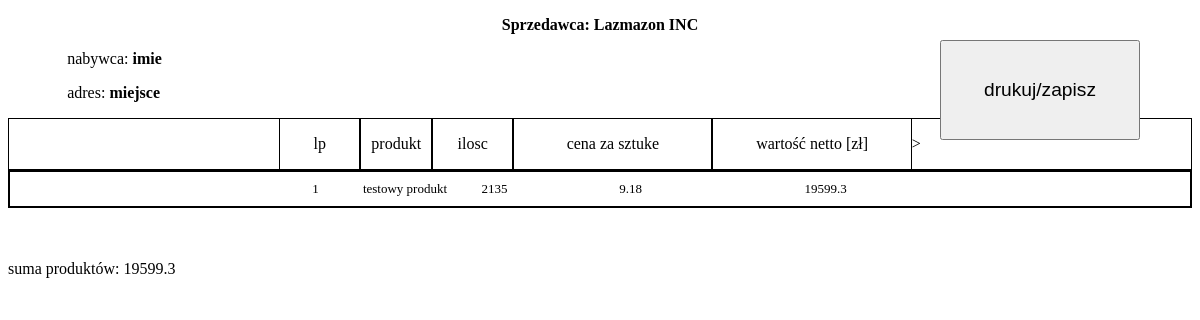
Screenshot of /faktura.php?id=13 (signed in) with the database file from the repository.
### tables this page shows
CREATE TABLE `zamuwienie` (
  `zamuwienie_id` int(11) NOT NULL,
  `konto_id` int(11) NOT NULL,
  `imie` varchar(100) NOT NULL,
  `adres` varchar(100) NOT NULL,
  `metoda_platnosci` varchar(50) NOT NULL,
  `metoda_dostawy` varchar(50) NOT NULL,
  `status` enum('przygotowywany','wysłany','odebrane') NOT NULL
);

CREATE TABLE `zamuwienia` (
  `zamuwienie_id` int(11) NOT NULL,
  `produkt_id` int(11) NOT NULL,
  `ilosc` int(10) UNSIGNED NOT NULL,
  `main` int(11) NOT NULL
);

CREATE TABLE `produkt` (
  `produkt_id` int(11) NOT NULL,
  `nazwa` varchar(100) NOT NULL,
  `cena` decimal(12,2) UNSIGNED NOT NULL,
  `cala_cena` decimal(15,2) UNSIGNED NOT NULL,
  `ilosc` int(11) UNSIGNED NOT NULL,
  `img_id` int(11) DEFAULT NULL,
  `promocja` decimal(5,0) UNSIGNED NOT NULL,
  `opis` text NOT NULL,
  `kategoria_id` int(11) NOT NULL
);

### faktura.php (the view, shortened to what this page needs)
<!DOCTYPE html>
<html lang="en">
<head>
</head>
<body>
    <?php
        $connect=@new mysqli('localhost','root','','lamazon');
    ?>
    <button id="convertButton">drukuj/zapisz</button>
    <center>
        <div class="sprzedawca">
            <p id="sprzedawca"><b>Sprzedawca: Lazmazon INC </b></p>
        </div>
    </center>
    <div class="tab">
        <?php
        $osoby = "SELECT * FROM `zamuwienie`";
        $joe = $connect->query($osoby)->fetch_assoc();
        echo "<p>nabywca:  <b>{$joe["imie"]}</b></p>
        <p>adres:  <b>{$joe["adres"]}</b></p>";
        ?>
    </div>
    <div id="dane">
        <div class="legenda">
            <p id="counter"> lp </p>
            <p id="produkt"> produkt </p>
            <p id="ilosc"> ilosc </p>
            <p id="cena"> cena za sztuke</p>
            <p id="net"> wartość netto [zł]</p>>
        </div>
        <?php
        $sql = "SELECT * FROM `zamuwienia` JOIN produkt USING(produkt_id) WHERE zamuwienie_id = {$_GET["id"]}";
        $count = 1;
        $suma = 0;
        $query = $connect->query($sql);
        while($row = $query->fetch_assoc()){
            $cena = $row["cala_cena"] * $row["ilosc"];
            echo"<div class='uslugi'>
                <p id='counter'> {$count} </p>
                <p id='produkt'> {$row["nazwa"]} </p>
                <p id='ilosc'> {$row["ilosc"]} </p>
                <p id='cena'> {$row["cala_cena"]}</p>
                <p id='net'> {$cena}</p>
            </div> ";
            $count++;
            $suma += $cena;
        }
        ?>
    </div>
    <br><br>
    <p>suma produktów: <?php echo $suma ?></p>
</body>
</html>

### faktura.php (style rules this page uses)
#convertButton { position: absolute; top: 5%; right: 5%; width: 200px; height: 100px; font-size: larger; }
.tab { margin-left: 5%; }
.legenda { display: flex; justify-content: center; align-items: center; height:50px; border: 1px solid black; }
.legenda >p { display: flex; justify-content: center; align-items: center; height: 100%; break-inside: auto; border: solid 1px black; padding: 10px; text-align: center; padding-bottom: 0; padding-top: 0; margin: 0; }
.uslugi { display: flex; justify-content: center; align-items: center; height: auto; border: 2px solid black; }
.uslugi >p { display: flex; justify-content: center; align-items: center; height: inherit; break-inside: auto; padding: 5px; margin: 0; border: 4px solid white; font-size: small; }
#counter { width: 5%; }
#ilosc { width: 5%; }
#cena { width: 15%; }
#net { width: 15%; }

### rows the page displays
zamuwienie: imie "imie", adres "miejsce"
zamuwienia: produkt.nazwa "testowy produkt", produkt.ilosc "2135", produkt.cala_cena "9.18", produkt.ilosc "19599.3"

### other values shown
$suma "19599.3"
